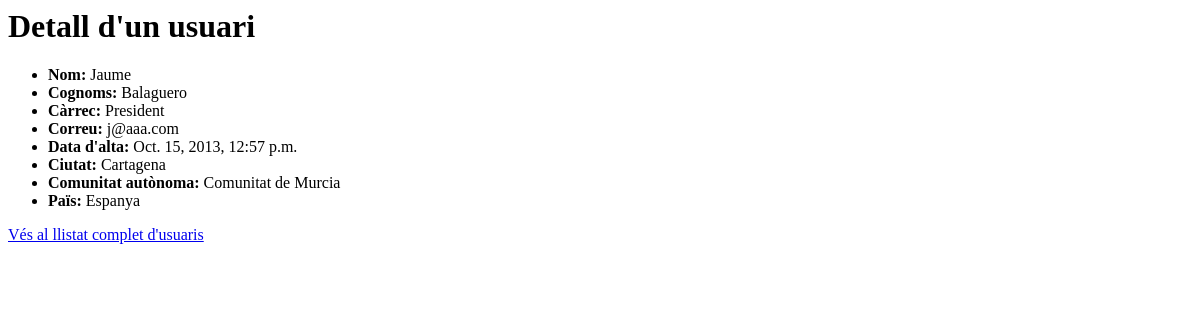
Page /usuaris/2/ on the earlier database version.
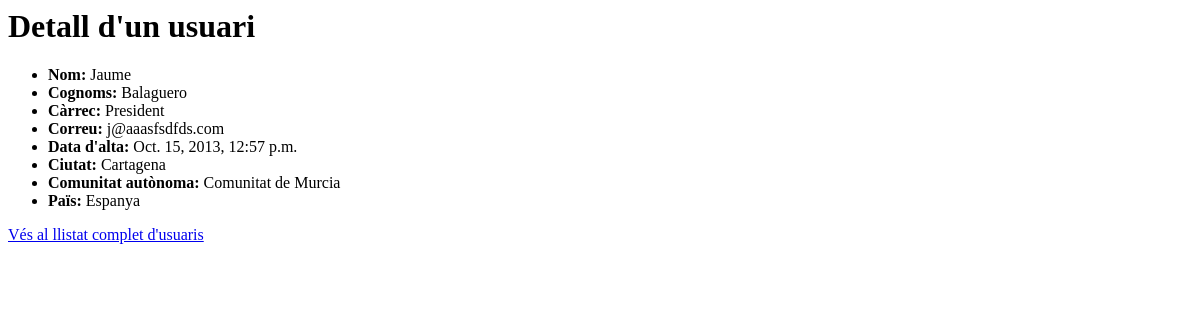
Same page on the later database version.
### usuaris/models.py (models this page shows, shortened)
class Usuari(models.Model):
	nom=models.CharField(max_length=30)
	cognoms=models.CharField(max_length=60)
	data_alta=models.DateTimeField()
	correu=models.EmailField(unique=True)
	edat=models.IntegerField(default=random.randrange(0,999))
	contra_salt = models.CharField(max_length=20, null=True)
	contra_hash = models.TextField(null=True)
	ciutat=models.ForeignKey(Ciutat,null=True)
	carrec=models.ForeignKey(Carrec)

class Carrec(models.Model):
	nom=models.CharField(max_length=30)
	descr=models.CharField(max_length=70)
	def __str__(self):
		return self.nom

class Ciutat(models.Model):
	nom=models.CharField(max_length=50)
	comunitat=models.ForeignKey(Comunitat)
	def __str__(self):
		return self.nom

class Comunitat(models.Model):
	nom=models.CharField(max_length=50)
	pais=models.ForeignKey(Pais)
	def __str__(self):
		return self.nom

class Pais(models.Model):		#Ho implemento com a nova classe per si vul afegir alguna informació en el futur.
	nom=models.CharField(max_length=50)
	def __str__(self):
		return self.nom

### usuaris/views.py (the view)
# urls.py: url(r'^(?P<usuari_id>\d+)/$', views.detall_usuari, name='detall_usuari'),
def detall_usuari(request,usuari_id):
	try:
		usuari=Usuari.objects.get(pk=usuari_id)
		data_alta_usu=usuari.data_alta
		if data_alta_usu<=timezone.now():
			return render_to_response('usuaris/detall.html',{'usuari': usuari})
		else:
			return HttpResponse("No s'ha trobat l'usuari")
	except (KeyError, Usuari.DoesNotExist):
		return HttpResponse("No s'ha trobat l'usuari")

### usuaris/templates/usuaris/detall.html (shortened to what this page needs)
{% if not titol %}
<h1>Detall d'un usuari</h1>
{% endif %}
{% if usuari %}
    <ul>
        <li><strong>Nom:</strong> {{ usuari.nom }} </a></li>
        <li><strong>Cognoms:</strong> {{ usuari.cognoms }} </a></li>
        <li><strong>Càrrec:</strong> {{ usuari.carrec }} </a></li>
        <li><strong>Correu:</strong> {{ usuari.correu }} </a></li>
        <li><strong>Data d'alta:</strong> {{ usuari.data_alta }} </a></li>
        <li><strong>Ciutat:</strong> {{ usuari.ciutat }} </a></li>
        <li><strong>Comunitat autònoma:</strong> {{ usuari.ciutat.comunitat }} </a></li>
        <li><strong>Païs:</strong> {{ usuari.ciutat.comunitat.pais }} </a></li>
    </ul>
{% else %}
    <p>No es disposa d'informació per a aquest usuari.</p>
{% endif %}
<a href='/usuaris/llistat/'>Vés al llistat complet d'usuaris</a>

Differences in the rows shown:
changed Usuari "Jaume": correu "j@aaa.com" → "j@aaasfsdfds.com"
